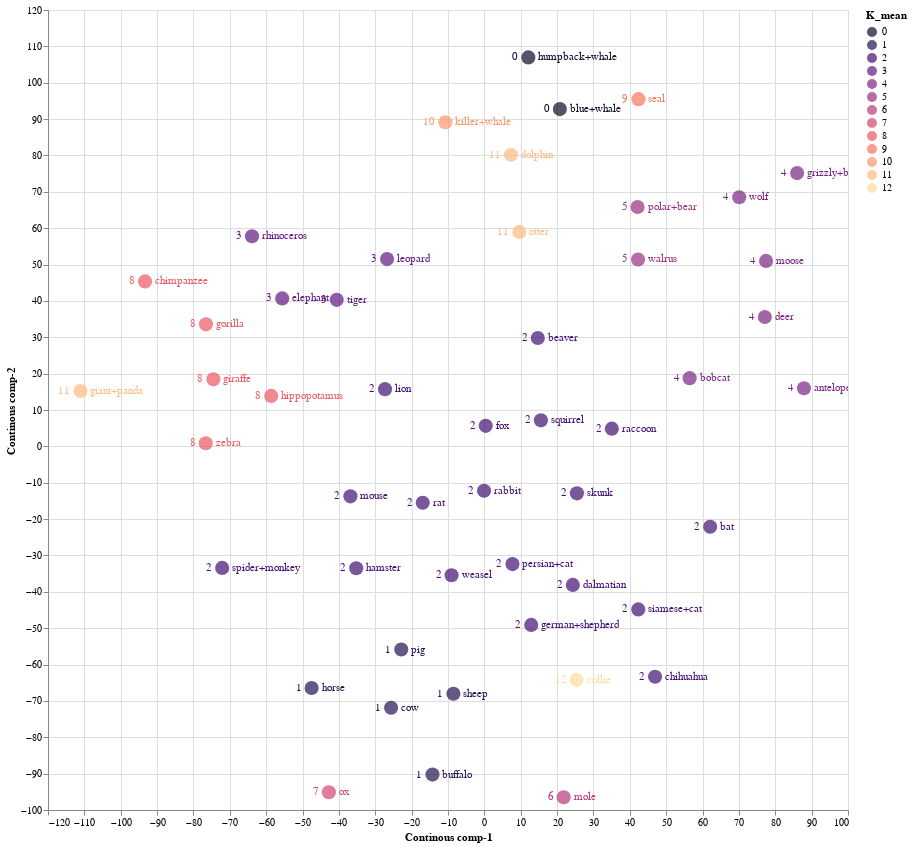

Notebook cell for this chart:
### Code cell
source = tsne_continous_df1

points = alt.Chart(source).mark_circle(size=200).encode(
    x='Continous comp-1:Q',
    y='Continous comp-2:Q',
    color=alt.Color('K_mean:N', scale=alt.Scale(scheme='Magma'))
    ).properties(
    width=800,
    height=800
)

text1 = points.mark_text(
    align='left',
    baseline='middle',
    dx=10
).encode(
    text='classes:N'
)

text2 = points.mark_text(
    align='right',
    baseline='middle',
    dx=-10
).encode(
    text='K_mean:N'
)

points.interactive() + text1 + text2

### Figure 1 — Vega-Lite specification as saved in the notebook (floating-point values rounded to 4 significant figures)
{"config": {"view": {"continuousWidth": 400, "continuousHeight": 300}}, "layer": [{"mark": {"type": "circle", "size": 200}, "encoding": {"color": {"field": "K_mean", "scale": {"scheme": "Magma"}, "type": "nominal"}, "x": {"field": "Continous comp-1", "type": "quantitative"}, "y": {"field": "Continous comp-2", "type": "quantitative"}}, "height": 800, "selection": {"selector004": {"type": "interval", "bind": "scales", "encodings": ["x", "y"]}}, "width": 800}, {"mark": {"type": "text", "align": "left", "baseline": "middle", "dx": 10}, "encoding": {"color": {"field": "K_mean", "scale": {"scheme": "Magma"}, "type": "nominal"}, "text": {"field": "classes", "type": "nominal"}, "x": {"field": "Continous comp-1", "type": "quantitative"}, "y": {"field": "Continous comp-2", "type": "quantitative"}}, "height": 800, "width": 800}, {"mark": {"type": "text", "align": "right", "baseline": "middle", "dx": -10}, "encoding": {"color": {"field": "K_mean", "scale": {"scheme": "Magma"}, "type": "nominal"}, "text": {"field": "K_mean", "type": "nominal"}, "x": {"field": "Continous comp-1", "type": "quantitative"}, "y": {"field": "Continous comp-2", "type": "quantitative"}}, "height": 800, "width": 800}], "data": {"name": "data-b90943062d9ad1c21ca5d4727c1902f3"}, "$schema": "https://vega.github.io/schema/vega-lite/v4.17.0.json", "datasets": {"data-b90943062d9ad1c21ca5d4727c1902f3": [{"Continous comp-1": 87.88, "Continous comp-2": 15.98, "classes": "antelope", "order": "ARTIODACTYLA", "family": "BOVIDAE", "K_mean": 4}, {"Continous comp-1": 86.0, "Continous comp-2": 75.16, "classes": "grizzly+bear", "order": "CARNIVORA", "family": "URSIDAE", "K_mean": 4}, {"Continous comp-1": -10.73, "Continous comp-2": 89.11, "classes": "killer+whale", "order": "ARTIODACTYLA", "family": "DELPHINIDAE", "K_mean": 10}, {"Continous comp-1": 14.7, "Continous comp-2": 29.79, "classes": "beaver", "order": "RODENTIA", "family": "APLODONTIIDAE", "K_mean": 2}, {"Continous comp-1": 24.33, "Continous comp-2": -38.1, "classes": "dalmatian", "order": "CARNIVORA", "family": "CANIDAE", "K_mean": 2}, {"Continous comp-1": 7.723, "Continous comp-2": -32.38, "classes": "persian+cat", "order": "CARNIVORA", "family": "FELIDAE", "K_mean": 2}, {"Continous comp-1": -47.5, "Continous comp-2": -66.46, "classes": "horse", "order": "PERISSODACTYLA", "family": "EQUIDAE", "K_mean": 1}, {"Continous comp-1": 12.89, "Continous comp-2": -49.1, "classes": "german+shepherd", "order": "CARNIVORA", "family": "CANIDAE", "K_mean": 2}, {"Continous comp-1": 20.77, "Continous comp-2": 92.75, "classes": "blue+whale", "order": "ARTIODACTYLA", "family": "BALAENOPTERIDAE", "K_mean": 0}, {"Continous comp-1": 42.32, "Continous comp-2": -44.84, "classes": "siamese+cat", "order": "CARNIVORA", "family": "FELIDAE", "K_mean": 2}, {"Continous comp-1": 25.45, "Continous comp-2": -12.91, "classes": "skunk", "order": "CARNIVORA", "family": "MEPHITIDAE", "K_mean": 2}, {"Continous comp-1": 21.81, "Continous comp-2": -96.5, "classes": "mole", "order": "EULIPOTYPHLA", "family": "TALPIDAE", "K_mean": 6}, {"Continous comp-1": -40.6, "Continous comp-2": 40.29, "classes": "tiger", "order": "CARNIVORA", "family": "FELIDAE", "K_mean": 3}, {"Continous comp-1": -58.62, "Continous comp-2": 13.87, "classes": "hippopotamus", "order": "ARTIODACTYLA", "family": "HIPPOPOTAMIDAE", "K_mean": 8}, {"Continous comp-1": -26.75, "Continous comp-2": 51.5, "classes": "leopard", "order": "CARNIVORA", "family": "FELIDAE", "K_mean": 3}, {"Continous comp-1": 77.47, "Continous comp-2": 51.0, "classes": "moose", "order": "ARTIODACTYLA", "family": "CERVIDAE", "K_mean": 4}, {"Continous comp-1": -72.1, "Continous comp-2": -33.43, "classes": "spider+monkey", "order": "PRIMATES", "family": "ATELIDAE", "K_mean": 2}, {"Continous comp-1": 12.09, "Continous comp-2": 107.0, "classes": "humpback+whale", "order": "ARTIODACTYLA", "family": "BALAENOPTERIDAE", "K_mean": 0}, {"Continous comp-1": -55.59, "Continous comp-2": 40.68, "classes": "elephant", "order": "PROBOSCIDEA", "family": "ELEPHANTIDAE", "K_mean": 3}, {"Continous comp-1": -76.56, "Continous comp-2": 33.56, "classes": "gorilla", "order": "PRIMATES", "family": "HOMINIDAE", "K_mean": 8}, {"Continous comp-1": -42.76, "Continous comp-2": -95.11, "classes": "ox", "order": "ARTIODACTYLA", "family": "BOVIDAE", "K_mean": 7}, {"Continous comp-1": 0.3746, "Continous comp-2": 5.647, "classes": "fox", "order": "CARNIVORA", "family": "CANIDAE", "K_mean": 2}, {"Continous comp-1": -8.513, "Continous comp-2": -68.02, "classes": "sheep", "order": "ARTIODACTYLA", "family": "BOVIDAE", "K_mean": 1}, {"Continous comp-1": 42.38, "Continous comp-2": 95.49, "classes": "seal", "order": "CARNIVORA", "family": "PHOCIDAE", "K_mean": 9}, {"Continous comp-1": -93.32, "Continous comp-2": 45.37, "classes": "chimpanzee", "order": "PRIMATES", "family": "HOMINIDAE", "K_mean": 8}, {"Continous comp-1": -35.24, "Continous comp-2": -33.53, "classes": "hamster", "order": "RODENTIA", "family": "CRICETIDAE", "K_mean": 2}, {"Continous comp-1": 15.54, "Continous comp-2": 7.162, "classes": "squirrel", "order": "RODENTIA", "family": "SCIURIDAE", "K_mean": 2}, {"Continous comp-1": -63.9, "Continous comp-2": 57.78, "classes": "rhinoceros", "order": "PERISSODACTYLA", "family": "RHINOCEROTIDAE", "K_mean": 3}, {"Continous comp-1": -0.087, "Continous comp-2": -12.2, "classes": "rabbit", "order": "LAGOMORPHA", "family": "LEPORIDAE", "K_mean": 2}, {"Continous comp-1": 62.09, "Continous comp-2": -22.09, "classes": "bat", "order": "CHIROPTERA", "family": "PHYLLOSTOMIDAE", "K_mean": 2}, {"Continous comp-1": -74.51, "Continous comp-2": 18.43, "classes": "giraffe", "order": "ARTIODACTYLA", "family": "GIRAFFIDAE", "K_mean": 8}, {"Continous comp-1": 70.08, "Continous comp-2": 68.52, "classes": "wolf", "order": "CARNIVORA", "family": "CANIDAE", "K_mean": 4}, {"Continous comp-1": 46.94, "Continous comp-2": -63.36, "classes": "chihuahua", "order": "CARNIVORA", "family": "CANIDAE", "K_mean": 2}, {"Continous comp-1": -16.96, "Continous comp-2": -15.5, "classes": "rat", "order": "RODENTIA", "family": "CRICETIDAE", "K_mean": 2}, {"Continous comp-1": -9.021, "Continous comp-2": -35.43, "classes": "weasel", "order": "CARNIVORA", "family": "MUSTELIDAE", "K_mean": 2}, {"Continous comp-1": 9.619, "Continous comp-2": 58.98, "classes": "otter", "order": "CARNIVORA", "family": "MUSTELIDAE", "K_mean": 11}, {"Continous comp-1": -14.27, "Continous comp-2": -90.27, "classes": "buffalo", "order": "ARTIODACTYLA", "family": "BOVIDAE", "K_mean": 1}, {"Continous comp-1": -76.62, "Continous comp-2": 0.8664, "classes": "zebra", "order": "PERISSODACTYLA", "family": "EQUIDAE", "K_mean": 8}, {"Continous comp-1": -111.1, "Continous comp-2": 15.22, "classes": "giant+panda", "order": "CARNIVORA", "family": "URSIDAE", "K_mean": 11}, {"Continous comp-1": 77.14, "Continous comp-2": 35.57, "classes": "deer", "order": "ARTIODACTYLA", "family": "CERVIDAE", "K_mean": 4}, {"Continous comp-1": 56.45, "Continous comp-2": 18.76, "classes": "bobcat", "order": "CARNIVORA", "family": "FELIDAE", "K_mean": 4}, {"Continous comp-1": -22.85, "Continous comp-2": -55.87, "classes": "pig", "order": "ARTIODACTYLA", "family": "SUIDAE", "K_mean": 1}, {"Continous comp-1": -27.32, "Continous comp-2": 15.74, "classes": "lion", "order": "CARNIVORA", "family": "FELIDAE", "K_mean": 2}, {"Continous comp-1": -36.84, "Continous comp-2": -13.74, "classes": "mouse", "order": "RODENTIA", "family": "CRICETIDAE", "K_mean": 2}, {"Continous comp-1": 42.13, "Continous comp-2": 65.83, "classes": "polar+bear", "order": "CARNIVORA", "family": "URSIDAE", "K_mean": 5}, {"Continous comp-1": 25.34, "Continous comp-2": -64.2, "classes": "collie", "order": "CARNIVORA", "family": "CANIDAE", "K_mean": 12}, {"Continous comp-1": 42.26, "Continous comp-2": 51.4, "classes": "walrus", "order": "CARNIVORA", "family": "ODOBENIDAE", "K_mean": 5}, {"Continous comp-1": 35.06, "Continous comp-2": 4.87, "classes": "raccoon", "order": "CARNIVORA", "family": "PROCYONIDAE", "K_mean": 2}, {"Continous comp-1": -25.65, "Continous comp-2": -71.89, "classes": "cow", "order": "ARTIODACTYLA", "family": "BOVIDAE", "K_mean": 1}, {"Continous comp-1": 7.299, "Continous comp-2": 80.18, "classes": "dolphin", "order": "ARTIODACTYLA", "family": "DELPHINIDAE", "K_mean": 11}]}}
